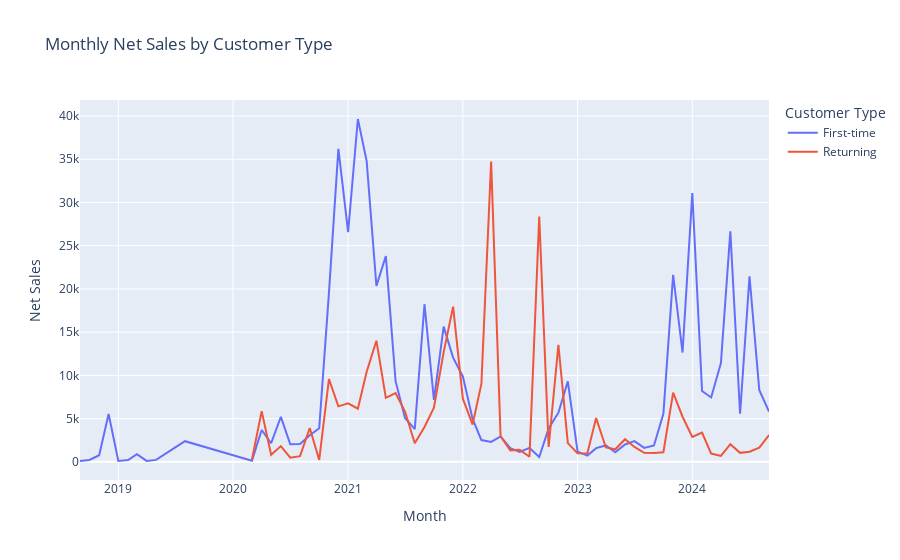

This figure's notebook cell:
### Code cell
# Convert 'day' column to datetime if it's not already
dfs['day'] = pd.to_datetime(dfs['day'])

# Group the data by customer_type and month, then sum the net_sales
monthly_sales_by_customer_type = dfs.groupby([dfs['day'].dt.to_period('M'), 'customer_type'])['net_sales'].sum().unstack()

# Reset the index to make the month a column
monthly_sales_by_customer_type = monthly_sales_by_customer_type.reset_index()
monthly_sales_by_customer_type['day'] = monthly_sales_by_customer_type['day'].dt.to_timestamp()

# Create the plot using plotly express
fig = px.line(monthly_sales_by_customer_type, x='day', y=['First-time', 'Returning'],
              title='Monthly Net Sales by Customer Type',
              labels={'day': 'Month', 'value': 'Net Sales', 'variable': 'Customer Type'},
              line_shape='linear')

# Customize the layout
fig.update_layout(
    xaxis_title='Month',
    yaxis_title='Net Sales',
    legend_title='Customer Type',
    hovermode='x unified'
)

# Show the plot
fig.show()
